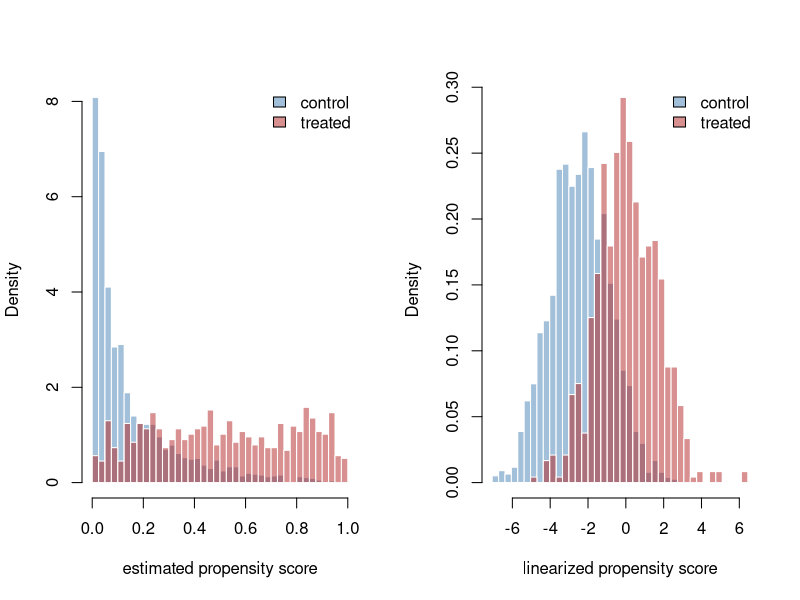

Recreate this plot in R.
# Estimated propensity score and linearized propensity score by treatment group (simulated data).
set.seed(0)
n <- 3000
x1 <- rnorm(n); x2 <- rnorm(n); x3 <- rbinom(n, 1, 0.4)
logit <- -2.2 + 1.6 * x1 + 0.8 * x2 + 0.9 * x3 + 0.3 * x1 * x2
w <- rbinom(n, 1, plogis(logit))

fit <- glm(w ~ x1 + x2 + x3 + x1:x2, family = binomial)
e_hat <- fitted(fit)
l_hat <- qlogis(e_hat)          # log(e / (1 - e))

par(mfrow = c(1, 2))
for (v in list(list(e_hat, "estimated propensity score", seq(0, 1, length.out = 41)),
               list(l_hat, "linearized propensity score",
                    seq(min(l_hat), max(l_hat), length.out = 41)))) {
  hc <- hist(v[[1]][w == 0], breaks = v[[3]], plot = FALSE)
  ht <- hist(v[[1]][w == 1], breaks = v[[3]], plot = FALSE)
  plot(hc, freq = FALSE, col = adjustcolor("steelblue", 0.5), border = "white",
       ylim = c(0, max(hc$density, ht$density)), xlab = v[[2]], main = "")
  plot(ht, freq = FALSE, col = adjustcolor("firebrick", 0.5), border = "white", add = TRUE)
  legend("topright", c("control", "treated"),
         fill = adjustcolor(c("steelblue", "firebrick"), 0.5), bty = "n")
}
